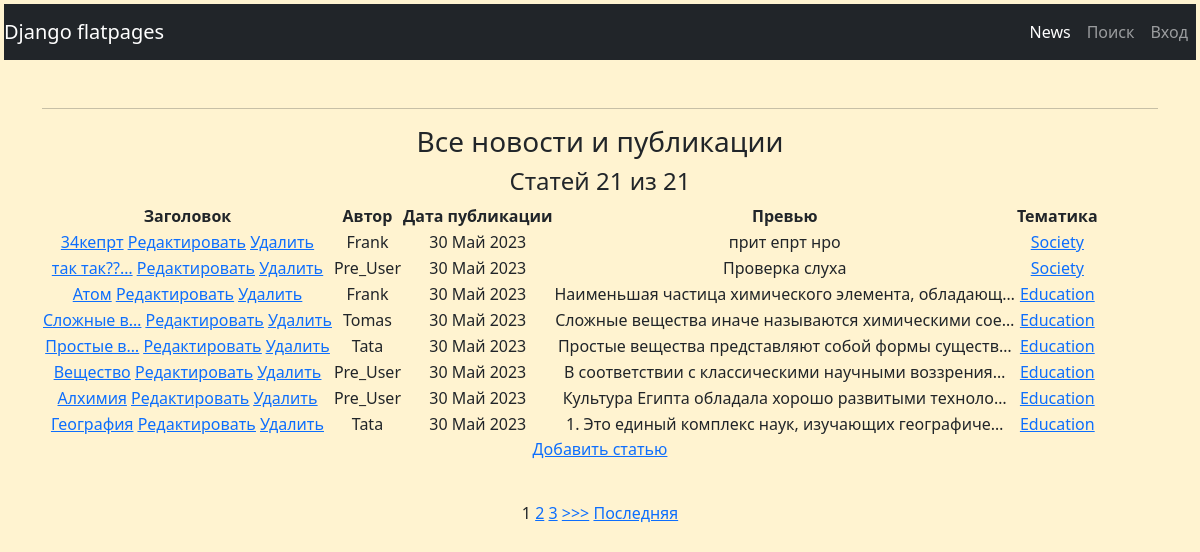
Page /news/ on the committed database.
### news/models.py (models this page shows, shortened)
class Post(models.Model):
    author = models.ForeignKey(Author, on_delete=models.CASCADE, verbose_name='Автор')
    NEWS = 'NW'
    ARTICLE = 'AR'
    CATEGORY_CHOICES = (
        (NEWS, 'Новость'),
        (ARTICLE, 'Статья'),
    )
    categoryType = models.CharField(max_length=2, choices=CATEGORY_CHOICES, default=ARTICLE, verbose_name='Новость/статья')
    dateCreation = models.DateTimeField(auto_now_add=True, verbose_name='Дата публикации')
    postCategory = models.ManyToManyField(Category, through='PostCategory', verbose_name='Тематика')
    title = models.CharField(max_length=128, verbose_name='Заголовок')
    text = models.TextField(verbose_name='Текст')
    rating = models.SmallIntegerField(default=0)

class Author(models.Model):
    authorUser = models.OneToOneField(User, on_delete=models.CASCADE)
    ratingAuthor = models.SmallIntegerField(default=0)

class Category(models.Model):
    name = models.CharField(max_length=64, unique=True)
    subscribers = models.ManyToManyField(User, through='CategorySubscriber', blank=True)

### news/views.py (the view)
# urls.py: path('', News.as_view()),
class News(ListView):
    model = Post
    template_name = 'news.html'
    context_object_name = 'news'
    ordering = ['-dateCreation']
    form_class = PostForm
    paginate_by = 8  # постраничный вывод в 1элемент
    def get_queryset(self):
        queryset = PostFilter(self.request.GET, super().get_queryset()).qs
        return queryset
    def get_context_data(self, **kwargs):  # забираем отфильтрованные
        context = super().get_context_data(**kwargs)
        context['filter'] = PostFilter(self.request.GET,
                                       queryset=self.get_queryset())  # вписываем наш фильтр в контекст
        context['time_now'] = datetime.utcnow()  # добавим переменную текущей даты time_now
        return context

### news/templatetags/custom_filters.py (called while the page is built)
@register.filter(name='censor')
def censor(val, arg):
    bannedList = ['идиот', 'придурок', 'черт', 'козел']
    text = val
    result = ''
    for word in bannedList:
        data = text.lower().replace(word, arg * len(word))
        text = data
    for i in range(len(val)):
        if val[i] != text[i]:
            result += text[i].upper()
        else:
            result += text[i]
    return result

### templates/news.html (shortened to what this page needs)
{% extends 'flatpages/default.html' %}
{% load custom_filters %}
{% block content %}
<h3>Все новости и публикации</h3>
<h4>Cтатей {{ filter.qs|length }} из {{ page_obj.paginator.count }}</h4>
<table>
    <thead>
        <th>Заголовок</th>
        <th>Автор</th>
        <th>Дата публикации</th>
        <th>Превью</th>
        <th>Тематика</th>
    </thead>
    {% for post in news %}
    <tr>
        <td><a href="{% url 'news:post_detail' post.id %}">{{ post.title|censor:"'"|truncatechars:10 }}</a>
            <a href="{% url 'news:post_edit' post.id %}"><u>Редактировать</u></a>
            <a href="{% url 'news:post_delete' post.id %}"><u>Удалить</u></a>
        </td>
        <td>{{ post.author.authorUser|title }}</td>
        <td>{{ post.dateCreation|date:'d M Y' }}</td>
        <td>{{ post.text|censor:"'"|truncatechars:50 }}</td>
        <td>
            {% for c in post.postCategory.all %}
                <a href="{% url 'news:category' c.id %}">{{c.name}}</a>
            {% endfor %}
        </td>
    </tr>
    {% endfor %}
</table>
<p><a href="{% url 'news:post_create' %}">Добавить статью</a></p> <br>
{% if is_paginated %}
    {% for num in page_obj.paginator.page_range %}
        {% if page_obj.number == num %}
            <a>{{ num }}</a>
        {% elif num > page_obj.number|add:'-3' and num < page_obj.number|add:'3' %}
            <a href="?page={{ num }}">{{ num }}</a>
        {% endif %}
    {% endfor %}
    {% if page_obj.has_next %}
        <a href="?page={{ page_obj.next_page_number }}">>>></a>
        <a href="?page={{ page_obj.paginator.num_pages }}">Последняя</a>
    {% endif %}
{% endif %}
{% endblock %}

### templates/flatpages/default.html (shortened to what this page needs)
{% load static %}
<!DOCTYPE html>
<html lang="en">
    <head>
        <link href="{% static 'css/styles.css' %}" rel="stylesheet">
    </head>
    <body>
       <div class="min-vh-100 bg-warning p-1" style="&#45;&#45;bs-bg-opacity: .19;">
            {% load cache %}
            {% cache 30 menu %}
                <nav class="navbar navbar-expand-lg navbar-dark bg-dark">
                <a class="navbar-brand" href="/">Django flatpages </a>
                <div class="collapse navbar-collapse" id="navbarSupportedContent">
                    <ul class="navbar-nav ms-auto mb-2 mb-lg-0">
                        <li class="nav-item"><a class="nav-link active" aria-current="page" href="/news/">News</a></li>
                        <li class="nav-item"><a class="nav-link" aria-current="page" href="/news/search">Поиск</a>
                    {% if user.is_authenticated %}
                            <li class="nav-item"><a class="nav-link" aria-current="page" href="/sign/logout/">Выход</a></li>
                        {% else %}
                            <li class="nav-item"><a class="nav-link" aria-current="page" href="/sign/login/">Вход</a></li>
                        {% endif %}
                    </ul>
                </div>
            </nav>
            {% endcache %}
            <div class="container">
                <div class="text-center mt-5">
                    <hr>
                    {% block content %}{% endblock content %}
                </div>
            </div>
        </div>
    </body>
</html>

### rows in the picture
Post: title|censor "34кепрт", author.authorUser "Frank", dateCreation "30 Май 2023", text|censor "прит епрт нро"
Category: name "Society"
Post: title|censor "так так??…", author.authorUser "Pre_User", dateCreation "30 Май 2023", text|censor "Проверка слуха"
Post: title|censor "Атом", author.authorUser "Frank", dateCreation "30 Май 2023", text|censor "Наименьшая частица химического элемента, обладающ…"
Category: name "Education"
Post: title|censor "Сложные в…", author.authorUser "Tomas", dateCreation "30 Май 2023", text|censor "Сложные вещества иначе называются химическими сое…"
Post: title|censor "Простые в…", author.authorUser "Tata", dateCreation "30 Май 2023", text|censor "Простые вещества представляют собой формы существ…"
Post: title|censor "Вещество", author.authorUser "Pre_User", dateCreation "30 Май 2023", text|censor "В соответствии с классическими научными воззрения…"
Post: title|censor "Алхимия", author.authorUser "Pre_User", dateCreation "30 Май 2023", text|censor "Культура Египта обладала хорошо развитыми техноло…"
Post: title|censor "География", author.authorUser "Tata", dateCreation "30 Май 2023", text|censor "1. Это единый комплекс наук, изучающих географиче…"

### other values in the picture
{{ filter.qs|length }} "21"
{{ page_obj.paginator.count }} "21"
{{ num }} "1"
{{ num }} "2" "3"
